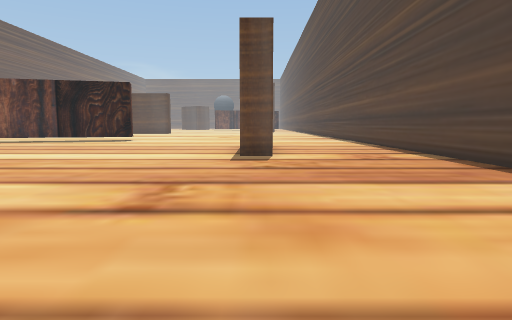
View 1 (above)

22 first-person views from a walk through a scene from a Unity 3-D project. The camera is 1.4 m above the floor, tilts 6° down and sees 75° across. The floor is counted in squares, 2 m on a side. Each view is taken from the middle of a square. On the plan, view 1 faces up. The plan holds only what a view shows up to about 10 squares ahead; the rest is blank. The place goes on beyond the plan. Some surface patterns are stand-ins.

View 2
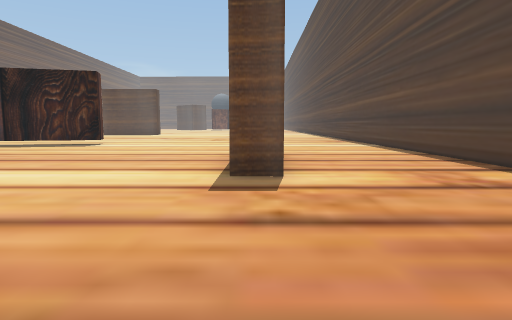

View 3
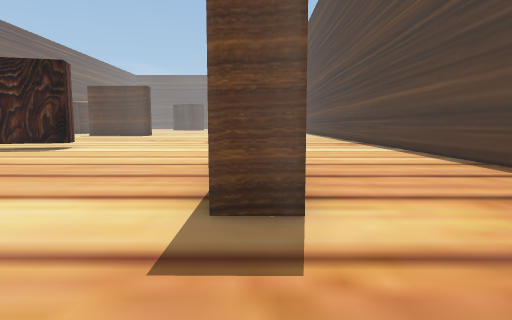

View 4
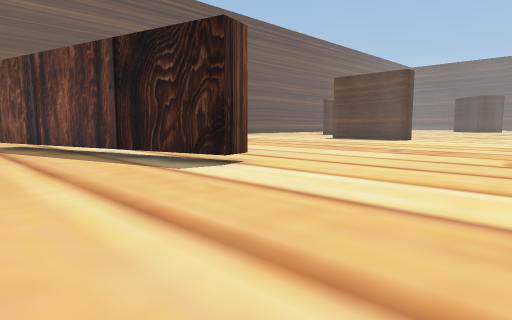

View 5
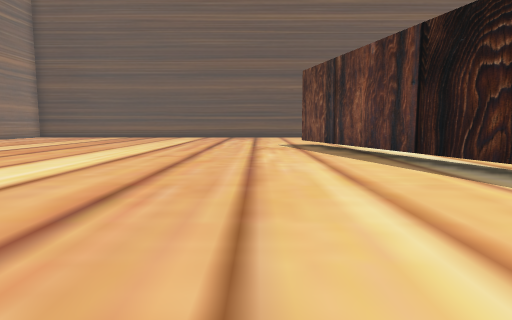

View 6
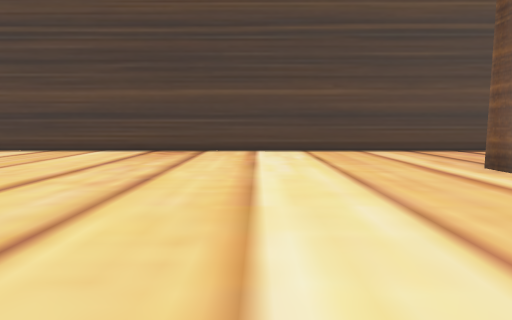

View 7
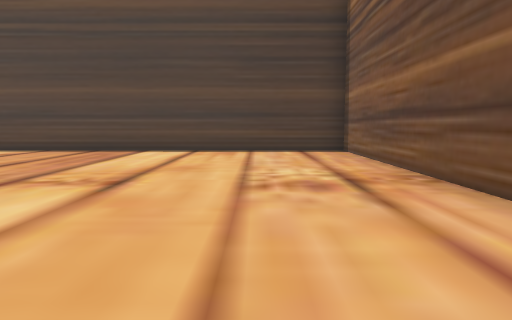

View 8
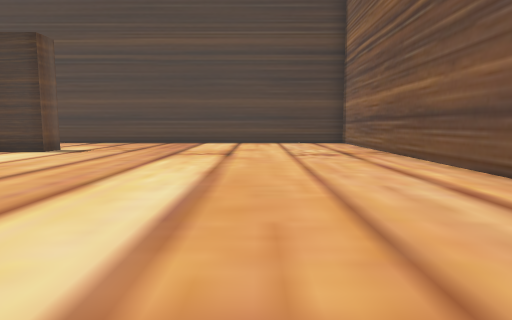

View 9
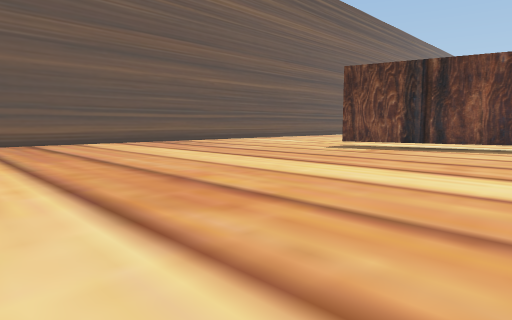

View 10
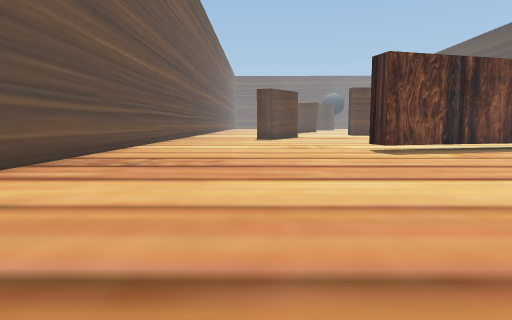

View 11
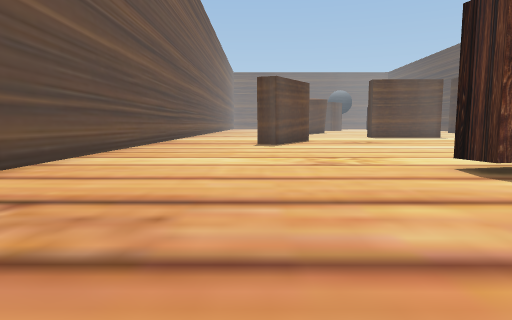

View 12
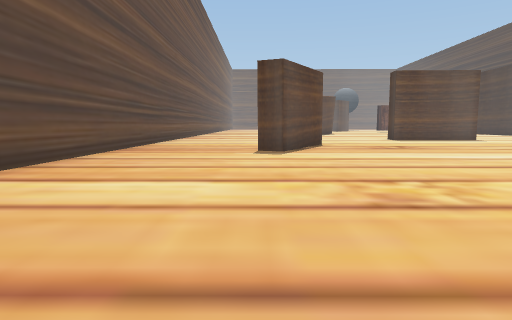

View 13
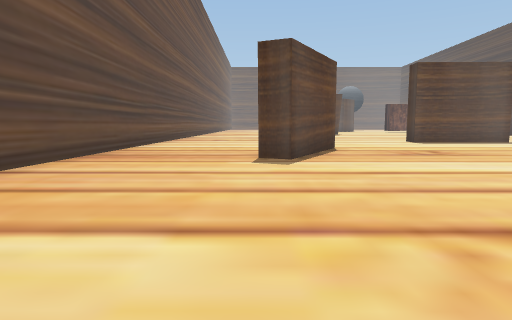

View 14
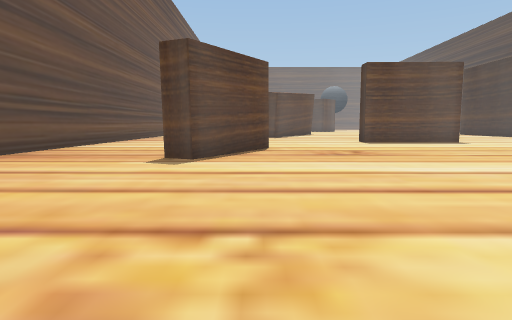

View 15
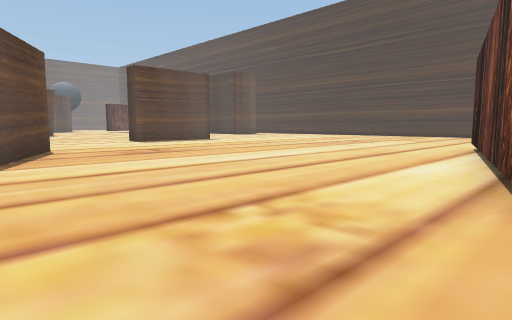

View 16
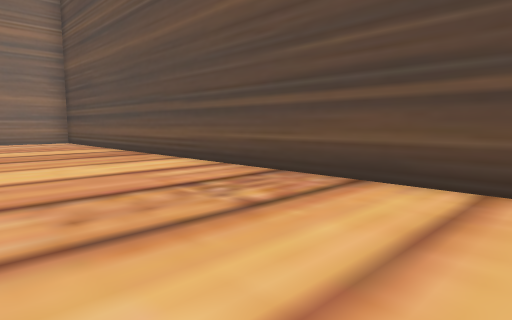

View 17
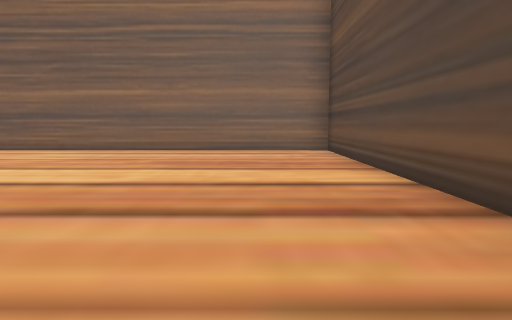

View 18
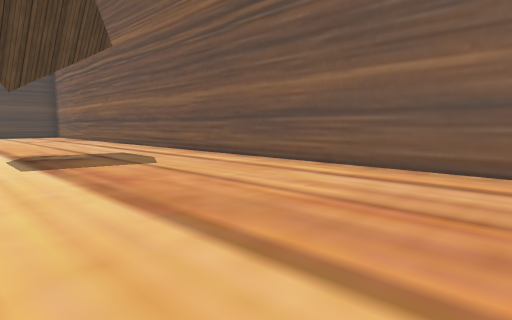

View 19
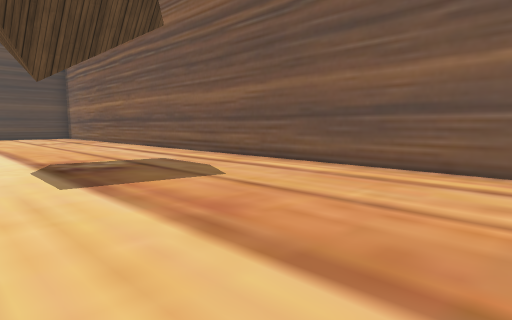

View 20
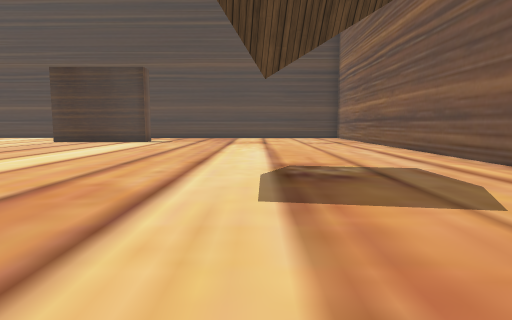

View 21
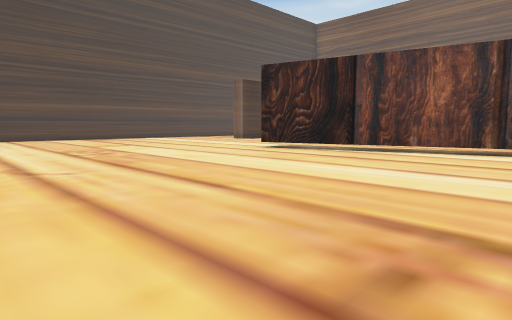

View 22
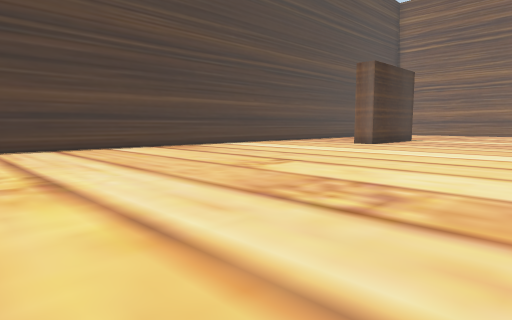

### Floor plan
Key: @ floor where view 1 was taken; # wall or solid block; . floor; T thing the floor can be seen under or through.
Columns run from 21 left of view 1 to 5 right of it. Each row starts with its distance up from view 1.
 23 #....##....... .....
 22 #....#....................#
 21 #...##....................#
 20 #...#.....................#
 19 #.........................#
 18 #.........................#
 17 #.........................#
 16 #.........................#
 15 #............TTT..........#
 14 #........TTTTT............#
 13 #.......TT................#
 12 #.........................#
 11 #....................#....#
 10 #....................#....#
  9 #....................#....#
  8 #....................#....#
  7 #.........................#
  6 #.........................#
  5 #.........................#
  4 #.........................#
  3 #.........................#
  2 #.........................#
  1 #.........................#
  0 #....................@....#
 -1 #.........................#
 -2 ###########################

Positions as (right, up) in squares from view 1, and headings:
1: (0, 0), facing up
2: (0, 3), facing up
3: (0, 5), facing up
4: (-1, 11), facing up-left
5: (-2, 11), facing left
6: (-5, 15), facing right
7: (-5, 1), facing right
8: (-9, 2), facing right
9: (-8, 3), facing up-left
10: (-17, 4), facing up
11: (-17, 8), facing up
12: (-17, 11), facing up
13: (-17, 13), facing up
14: (-15, 13), facing up
15: (-17, 13), facing up-right
16: (-17, 13), facing down-left
17: (-19, 8), facing down
18: (-17, 4), facing down-right
19: (-15, 4), facing down-right
20: (-14, 3), facing right
21: (-13, 23), facing down-right
22: (-6, 23), facing down-right
